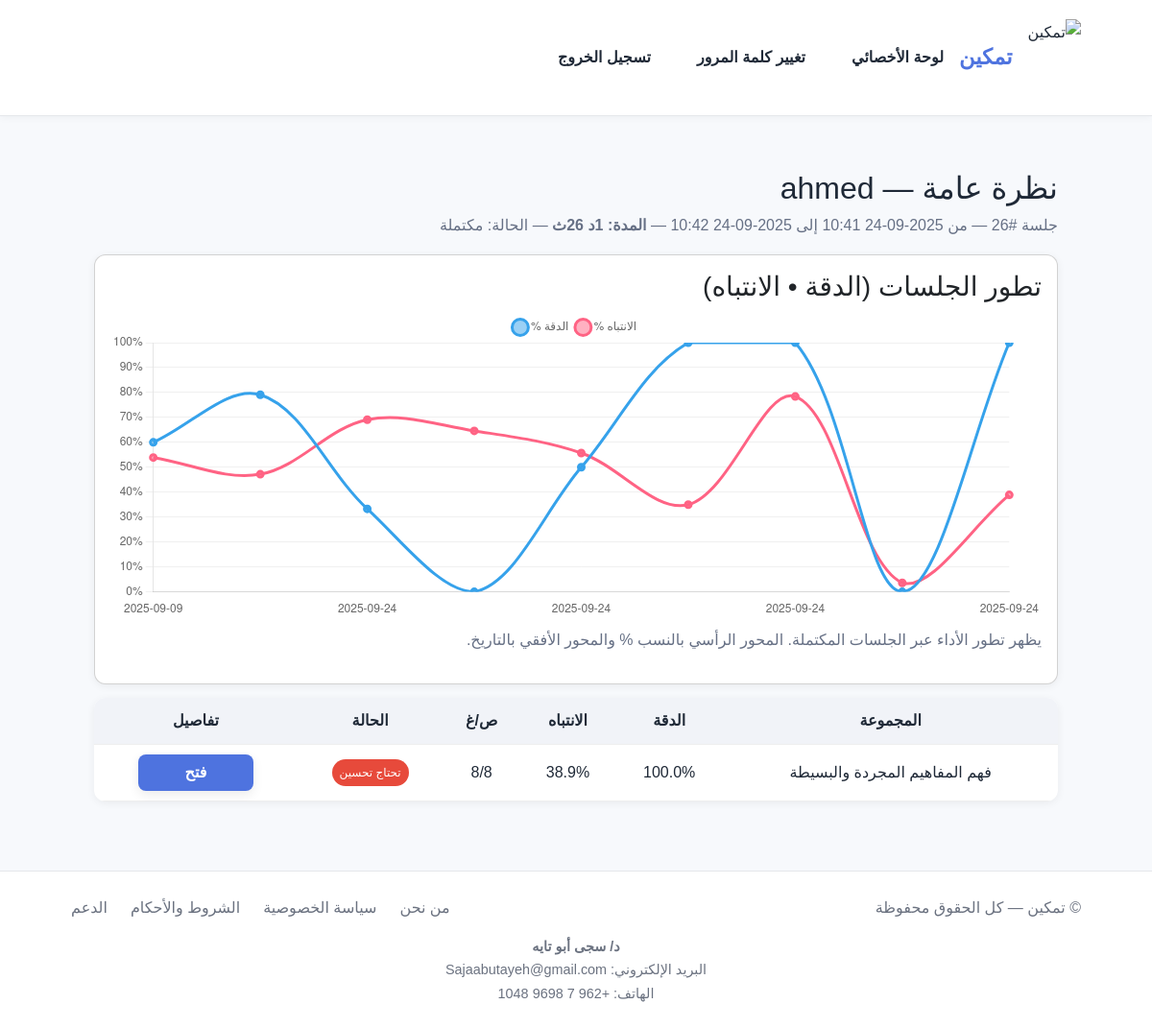
Before: /reports/child/10/skills/ (signed in) with the older database file.
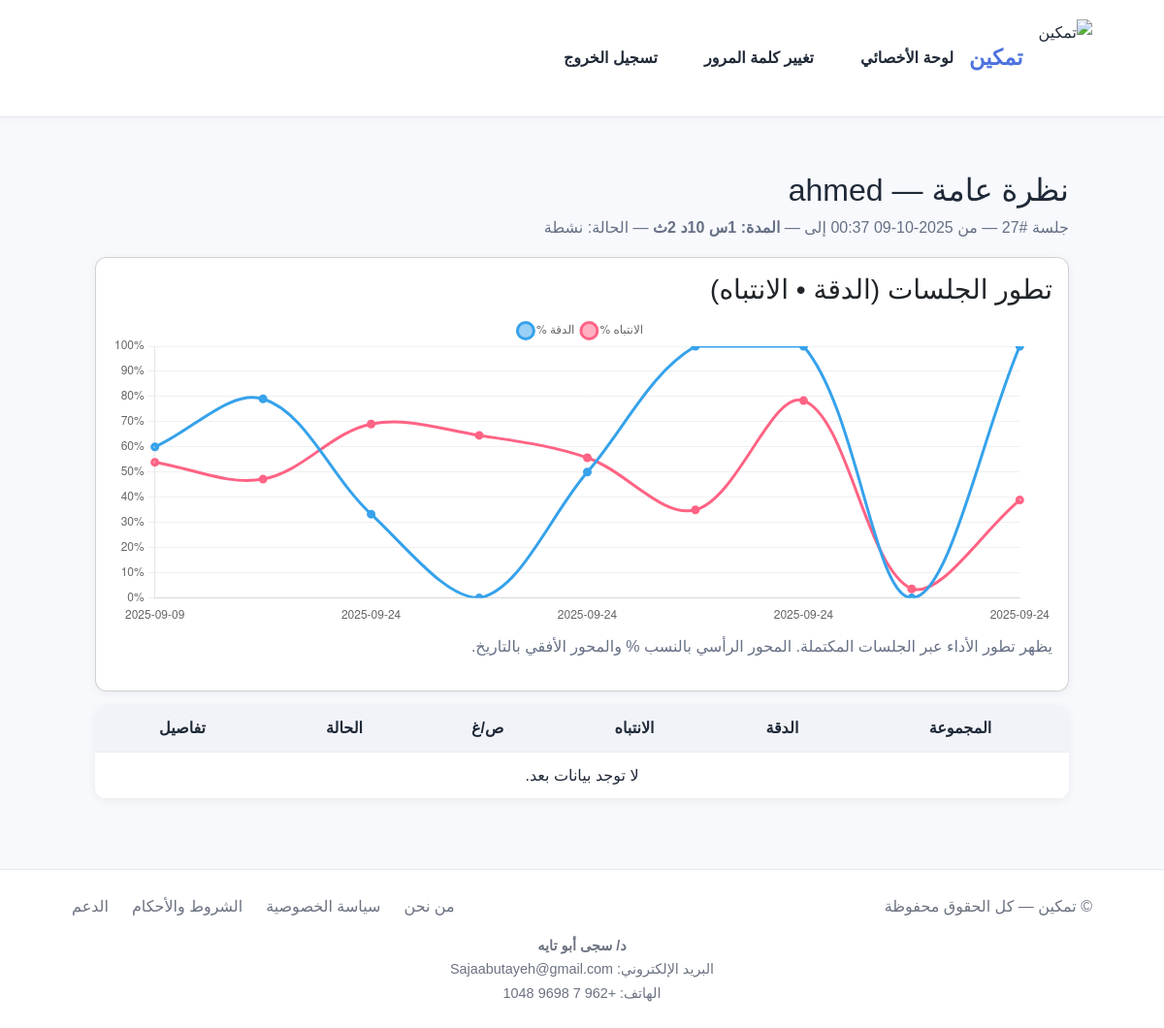
After: the same page with the newer database file.
### accounts/models.py (models this page shows, shortened)
class CustomUser(AbstractUser):
    USER_TYPES = (
        ('child', 'طفل'),
        ('parent', 'ولي أمر'),
        ('specialist', 'أخصائي'),
    )
    user_type = models.CharField(max_length=20, choices=USER_TYPES)
    parent = models.ForeignKey(
        "self",
        on_delete=models.SET_NULL,
        null=True, blank=True,
        related_name="children",
        limit_choices_to={'user_type': 'parent'},
        help_text="ولي الأمر لهذا الطفل (اختياري مؤقتًا)"
    )
    specialist = models.ForeignKey(
        "self",
        on_delete=models.SET_NULL,
        null=True, blank=True,
        related_name="patients",
        limit_choices_to={'user_type': 'specialist'},
        help_text="الأخصائي لهذا الطفل (اختياري مؤقتًا)"
    )

### assessments/models.py (models this page shows, shortened)
class AssessmentSession(models.Model):
    STATUS_CHOICES = (
        ("active", "نشطة"),
        ("completed", "مكتملة"),
        ("aborted", "تم إنهاؤها"),
    )
    child = models.ForeignKey(settings.AUTH_USER_MODEL, on_delete=models.CASCADE, related_name="assessment_sessions")
    category = models.ForeignKey(SkillCategory, on_delete=models.SET_NULL, null=True, blank=True)
    status = models.CharField(max_length=20, choices=STATUS_CHOICES, default="active")
    started_at = models.DateTimeField(auto_now_add=True)
    ended_at = models.DateTimeField(null=True, blank=True)
    total_questions = models.PositiveIntegerField(default=0)
    correct_count = models.PositiveIntegerField(default=0)
    wrong_count = models.PositiveIntegerField(default=0)
    state_snapshot = models.JSONField(null=True, blank=True)
    @property
    def duration_timedelta(self):
        start = self.started_at or timezone.now()
        end = self.ended_at or timezone.now()
        return max(end - start, timezone.timedelta(0))
    @property
    def duration_seconds(self) -> int:
        return int(self.duration_timedelta.total_seconds())
    @property
    def duration_human(self) -> str:
        secs = self.duration_seconds
        h, r = divmod(secs, 3600)
        m, s = divmod(r, 60)
        if h: return f"{h}س {m}د {s}ث"
        if m: return f"{m}د {s}ث"
        return f"{s}ث"

### assessments/views_reports.py (the view)
# urls.py: path("child/<int:child_id>/skills/", child_skills_overview_view, name="child_skills_overview"),
@login_required
def child_skills_overview_view(request, child_id):
    child = get_object_or_404(CustomUser, id=child_id, user_type="child")
    if not _can_view_child(request.user, child):
        return HttpResponseForbidden("غير مصرح بعرض هذا التقرير.")
    session_id = request.GET.get("session_id")
    session = None
    if session_id and session_id != "all":
        session = AssessmentSession.objects.filter(id=session_id, child=child).first()
    elif session_id == "all":
        session = None
    else:
        session = AssessmentSession.objects.filter(child=child).order_by("-started_at", "-id").first()
    groups = compute_child_groups_overview(child, session=session)
    session_trend = compute_child_session_trend(child)
    context = {"child": child, "skills": groups, "session": session,"session_trend": session_trend}
    return render(request, "reports/child_skills_overview.html", context)

### assessments/views_reports.py (called while the page is built)
def _can_view_child(viewer, child):
    if viewer.is_superuser or viewer.is_staff:
        return True
    if viewer.user_type == "parent" and child.parent_id == viewer.id:
        return True
    if viewer.user_type == "specialist" and child.specialist_id == viewer.id:
        return True
    return False

### templates/reports/child_skills_overview.html (shortened to what this page needs)
{% extends "base.html" %}
{% load static %}
{% block content %}
<div class="page-wrap">
  <h2>نظرة عامة — {{ child.username }}</h2>
  {% if session %}
    <p class="sub">
      جلسة #{{ session.id }} —
      من {{ session.started_at|date:"Y-m-d H:i" }}
      إلى {{ session.ended_at|date:"Y-m-d H:i" }}
      — <strong>المدة: {{ session.duration_human }}</strong>
      — الحالة: {{ session.get_status_display }}
    </p>
  {% else %}
    <p class="sub">بدون تحديد جلسة (إجمالي جميع الجلسات)</p>
  {% endif %}
  {% if session_trend and session_trend|length %}
  <div class="card" style="background:#fff;border-radius:12px;padding:16px;margin:14px 0;box-shadow:0 2px 8px rgba(0,0,0,.06)">
    <h3 style="margin:0 0 10px">تطور الجلسات (الدقة • الانتباه)</h3>
    <div class="chart-wrap">
      <canvas id="sessionsTrend" aria-label="مخطط تطور الجلسات"></canvas>
    </div>
    <div class="sub" style="margin-top:8px">
      يظهر تطور الأداء عبر الجلسات المكتملة. المحور الرأسي بالنسب % والمحور الأفقي بالتاريخ.
    </div>
  </div>
  {% endif %}
  <table>
    <thead>
      <tr>
        <th>المجموعة</th>
        <th>الدقة</th>
        <th>الانتباه</th>
        <th>ص/غ</th>
        <th>الحالة</th>
        <th>تفاصيل</th>
      </tr>
    </thead>
    <tbody>
      {% for s in skills %}
        <tr>
          <td>{{ s.group_name }}</td>
          <td>{{ s.accuracy_pct }}%</td>
          <td>{{ s.attention_pct }}%</td>
          <td>{{ s.counts.correct }}/{{ s.counts.total }}</td>
          <td>
            {% if s.level == 'needs_improvement' %}
              <span class="tag w">تحتاج تحسين</span>
            {% elif s.level == 'strong' %}
              <span class="tag s">قوية</span>
            {% else %}
              <span class="tag g">جيدة</span>
            {% endif %}
          </td>
          <td>
            <a class="btn"
               href="{% url 'group_skills' child.id s.group_id %}{% if session %}?session_id={{ session.id }}{% endif %}">
              فتح
            </a>
          </td>
        </tr>
      {% empty %}
        <tr><td colspan="6">لا توجد بيانات بعد.</td></tr>
      {% endfor %}
    </tbody>
  </table>
</div>
{% if session_trend and session_trend|length %}
<script>
  (function(){
    const labels = [
      {% for p in session_trend %}'{{ p.label }}'{% if not forloop.last %}, {% endif %}{% endfor %}
    ];
    const accData = [
      {% for p in session_trend %}{{ p.accuracy_pct|default:"0" }}{% if not forloop.last %}, {% endif %}{% endfor %}
    ];
    const attData = [
      {% for p in session_trend %}{{ p.attention_pct|default:"0" }}{% if not forloop.last %}, {% endif %}{% endfor %}
    ];
    const el = document.getElementById('sessionsTrend');
    if (!el) return;
    const chart = new Chart(el, {
      type: 'line',
      data: {
        labels,
        datasets: [
          { label:'الدقة %',    data: accData, borderWidth:3, pointRadius:3, tension:0.35, fill:false },
          { label:'الانتباه %', data: attData, borderWidth:3, pointRadius:3, tension:0.35, fill:false }
        ]
      },
      options: {
        responsive: true,
        maintainAspectRatio: false,   // نعتمد على ارتفاع .chart-wrap
        interaction: { mode: 'index', intersect: false },
        plugins: {
          legend: { position: 'top', labels: { boxWidth: 10, usePointStyle: true } },
          tooltip: { callbacks: { label: (ctx) => `${ctx.dataset.label}: ${ctx.parsed.y}%` } }
        },
        scales: {
          y: { min:0, max:100, ticks:{ callback:(v)=> v + '%' }, grid:{ color:'rgba(0,0,0,0.06)' } },
          x: { grid:{ display:false }, ticks:{ maxRotation:0, autoSkip:true, maxTicksLimit:8 } }
        }
      }
    });
    // أعِد القياس عند تغيّر حجم الحاوية
    if ('ResizeObserver' in window){
      const ro = new ResizeObserver(() => chart.resize());
      ro.observe(el.parentElement);
    }
  })();
</script>
{% endif %}
{% endblock %}

### templates/base.html (shortened to what this page needs)
{% load static %}
<!DOCTYPE html>
<html lang="ar" dir="rtl">
<head>
  <link rel="stylesheet"
        href="https://cdn.jsdelivr.net/npm/bootstrap@5.3.0/dist/css/bootstrap.rtl.min.css"
>
</head>
<body>
  <nav class="navbar">
    <div class="container">
      <div class="nav-inner">
      {% if request.user.is_authenticated %}
        {% if request.user.user_type == 'parent' %}
          {% url 'parent_portal:parent_home' as brand_home %}
        {% elif request.user.user_type == 'specialist' %}
          {% url 'specialist_home' as brand_home %}
        {% elif request.user.user_type == 'child' %}
          {% url 'child_home' as brand_home %}
        {% else %}
          {% url 'home' as brand_home %}
        {% endif %}
      {% else %}
        {% url 'landing' as brand_home %}
      {% endif %}
      <a href="{{ brand_home|default:'/' }}" class="brand"
         title="{{ SITE_NAME|default:'تمكين' }}" aria-label="الصفحة الرئيسية">
        <img src="{% static 'brand/tamkeen-logo.png' %}" alt="تمكين" class="logo-img" />
        <div class="brand-name">{{ SITE_NAME|default:"تمكين" }}</div>
      </a>
      <div class="nav-links" id="navMenu" role="navigation">
        {% if request.user.is_authenticated %}
          {% if request.user.user_type == "parent" %}
            <a class="nav-link {% if request.resolver_match and request.resolver_match.namespace == 'parent_portal' %}active{% endif %}"
               href="{% url 'parent_portal:parent_home' %}"
               aria-current="{% if request.resolver_match and request.resolver_match.namespace == 'parent_portal' %}page{% endif %}">
               لوحة وليّ الأمر
            </a>
          {% elif request.user.user_type == "specialist" %}
            <a class="nav-link" href="{% url 'specialist_home' %}">لوحة الأخصائي</a>
          {% elif request.user.user_type == "child" %}
            <a class="nav-link" href="{% url 'child_home' %}">لوحة الطفل</a>
          {% endif %}
          <a class="nav-link" href="{% url 'password_change' %}">تغيير كلمة المرور</a>
          <a class="nav-link" href="{% url 'logout' %}">تسجيل الخروج</a>
        {% endif %}
      </div>
    </div>
  </div>
  </nav>
  <main class="container">
    {% block content %}{% endblock %}
  </main>
  <footer>
    <div class="container">
      <div class="footer-inner">
        <div>© {{ now|default:None|date:"Y" }} {{ SITE_NAME|default:"تمكين" }} — كل الحقوق محفوظة</div>
        <div class="footer-links">
          <a href="#" title="من نحن">من نحن</a>
          <a href="#" title="سياسة الخصوصية">سياسة الخصوصية</a>
          <a href="#" title="الشروط والأحكام">الشروط والأحكام</a>
          <a href="#" title="الدعم">الدعم</a>
        </div>
      </div>
      <div class="footer-contact" style="margin-top: 15px; text-align: center; font-size: 0.9em;">
        <div><strong>د/ سجى أبو تايه</strong></div>
        <div>البريد الإلكتروني: <a href="mailto:Sajaabutayeh@gmail.com">Sajaabutayeh@gmail.com</a></div>
        <div>الهاتف: <a href="tel:+962796981048">+962 7 9698 1048</a></div>
      </div>
    </div>
  </footer>
</body>
</html>

### templates/base.html (style rules this page uses)
:root { --bg:#f8fafd; --card:#ffffff; --text:#1f2937; --muted:#6b7280; --primary:#4e73df; --primary-600:#2e59d9; --ring:#e5e7eb; --chip:#eef2ff; --chip-border:#d7ddff; --shadow:0 4px 12px rgba(0,0,0,.08); --radius:14px; --radius-sm:10px; --container:1100px; --transition: all 0.2s ease-in-out; }
* { box-sizing:border-box }
html,body { margin:0;background:var(--bg);color:var(--text);font-family:Tahoma,Arial,system-ui;line-height:1.7 }
a { color:inherit;text-decoration:none;transition:var(--transition) }
.container { max-width:var(--container);margin:0 auto;padding:0 24px }
.card { background:var(--card);border-radius:var(--radius);box-shadow:var(--shadow);padding:24px;transition:var(--transition) }
.navbar { background:#fff;border-bottom:1px solid var(--ring); position:sticky;top:0;z-index:50;box-shadow:0 2px 8px rgba(0,0,0,.04); }
.nav-inner { display:flex;align-items:center;justify-content:space-between;padding:12px 0 }
.brand { display:flex;align-items:center;gap:16px;transition:var(--transition);order:1 }
.logo-img { height:80px;width:auto;display:block;transition:var(--transition) }
.brand-name { font-weight:800;font-size:1.4rem;color:var(--primary) }
.nav-links { display:flex;align-items:center;gap:16px;margin-inline-start:auto;order:2 }
.nav-link { padding:10px 16px;border-radius:var(--radius-sm);font-weight:600;transition:var(--transition);position:relative; }
footer { margin-top:48px;border-top:1px solid var(--ring);padding:24px 0;color:var(--muted);background:#fff }
.footer-inner { display:flex;align-items:center;justify-content:space-between;gap:16px;flex-wrap:wrap }
.footer-links { display:flex;gap:24px;flex-wrap:wrap }
.footer-links a { color:var(--muted);position:relative;transition:var(--transition) }
.footer-links a:after { content:'';position:absolute;bottom:-2px;right:0;width:0;height:1px;background:var(--primary);transition:var(--transition) }
main.container { margin-top:32px;margin-bottom:48px;min-height:calc(100vh - 300px) }

### templates/reports/child_skills_overview.html (style rules this page uses)
body { font-family:Tahoma,Arial;background:#f7f9fc }
.page-wrap { padding:24px }
h2 { margin:0 0 6px }
.sub { color:#667085;margin:0 0 16px }
table { width:100%;border-collapse:collapse;background:#fff;border-radius:12px;overflow:hidden;box-shadow:0 2px 8px rgba(0,0,0,.06) }
th,td { padding:10px;border-bottom:1px solid #eee;text-align:center }
th { background:#f1f3f8 }
.chart-wrap { position:relative; width:100%; height:320px; min-height:220px; max-height:50vh; }
#sessionsTrend { display:block; width:100% !important; height:100% !important; }

Changed rows visible on the page:
no longer on this page (row unchanged): AssessmentSession: id "26", duration_human "1د 26ث", status "مكتملة"
added AssessmentSession: id "27", duration_human "1س 10د 2ث", status "نشطة"
Other visible differences:
text now shown: "لا توجد بيانات بعد."
list line gone: "فهم المفاهيم المجردة والبسيطة 100.0 % 38.9 % 8 / 8 تحتاج تحسين فتح"
